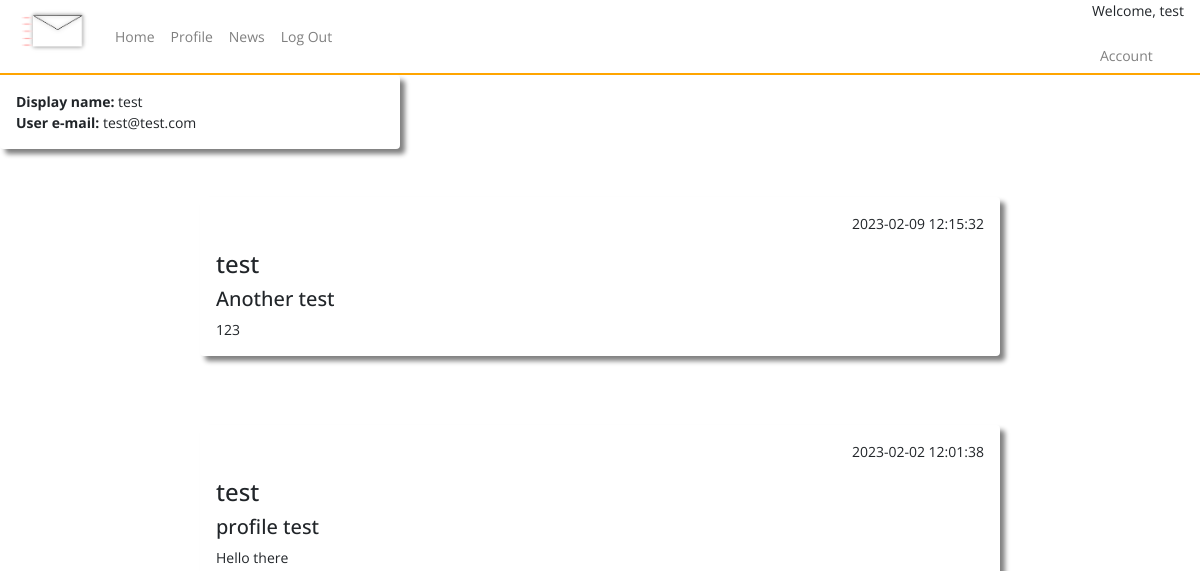
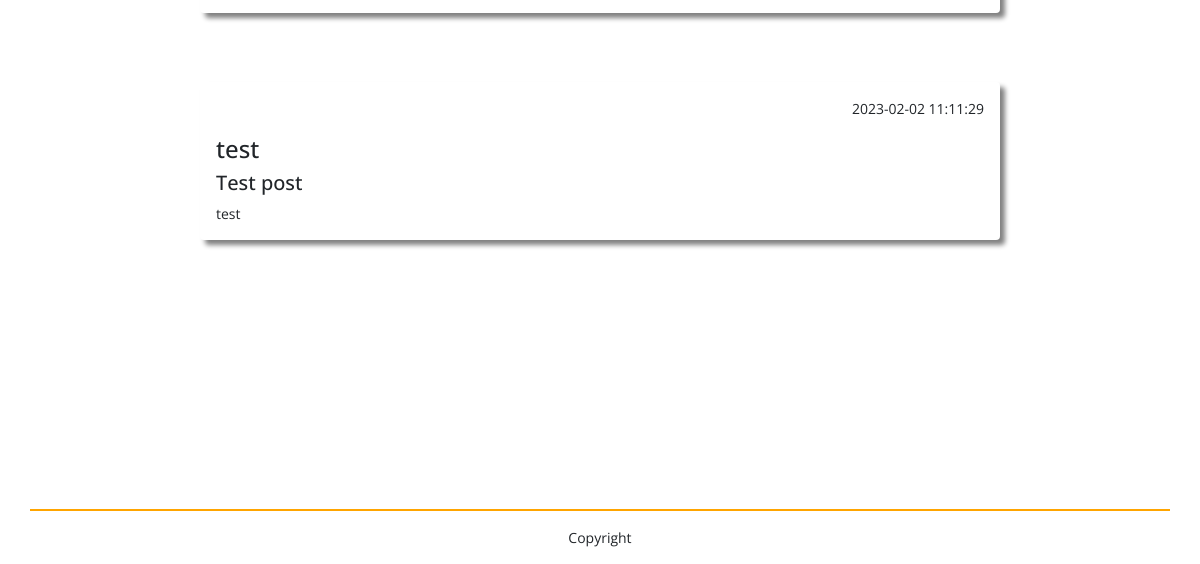
/profile (signed in), run on an earlier commit of the app's database (2 pictures, top to bottom).
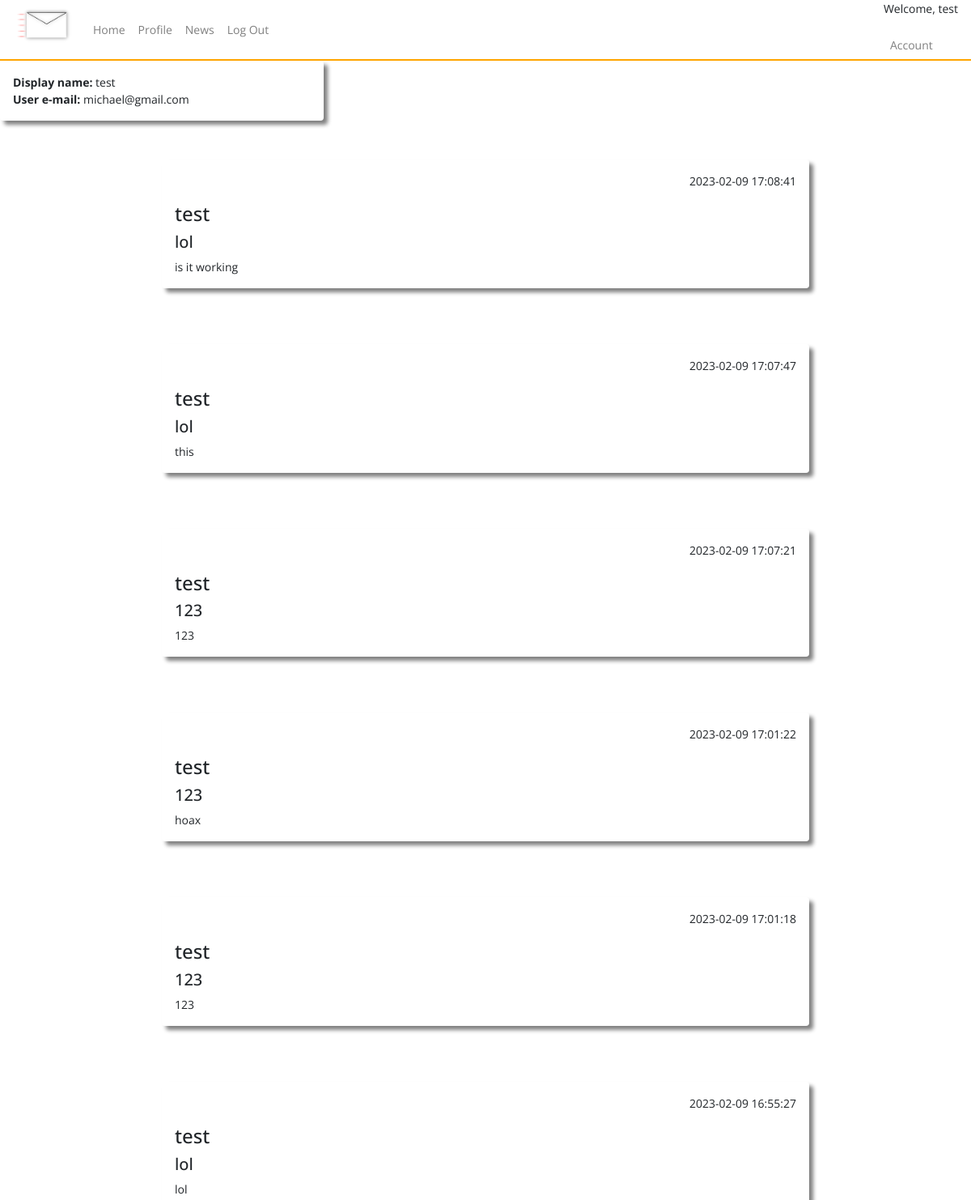
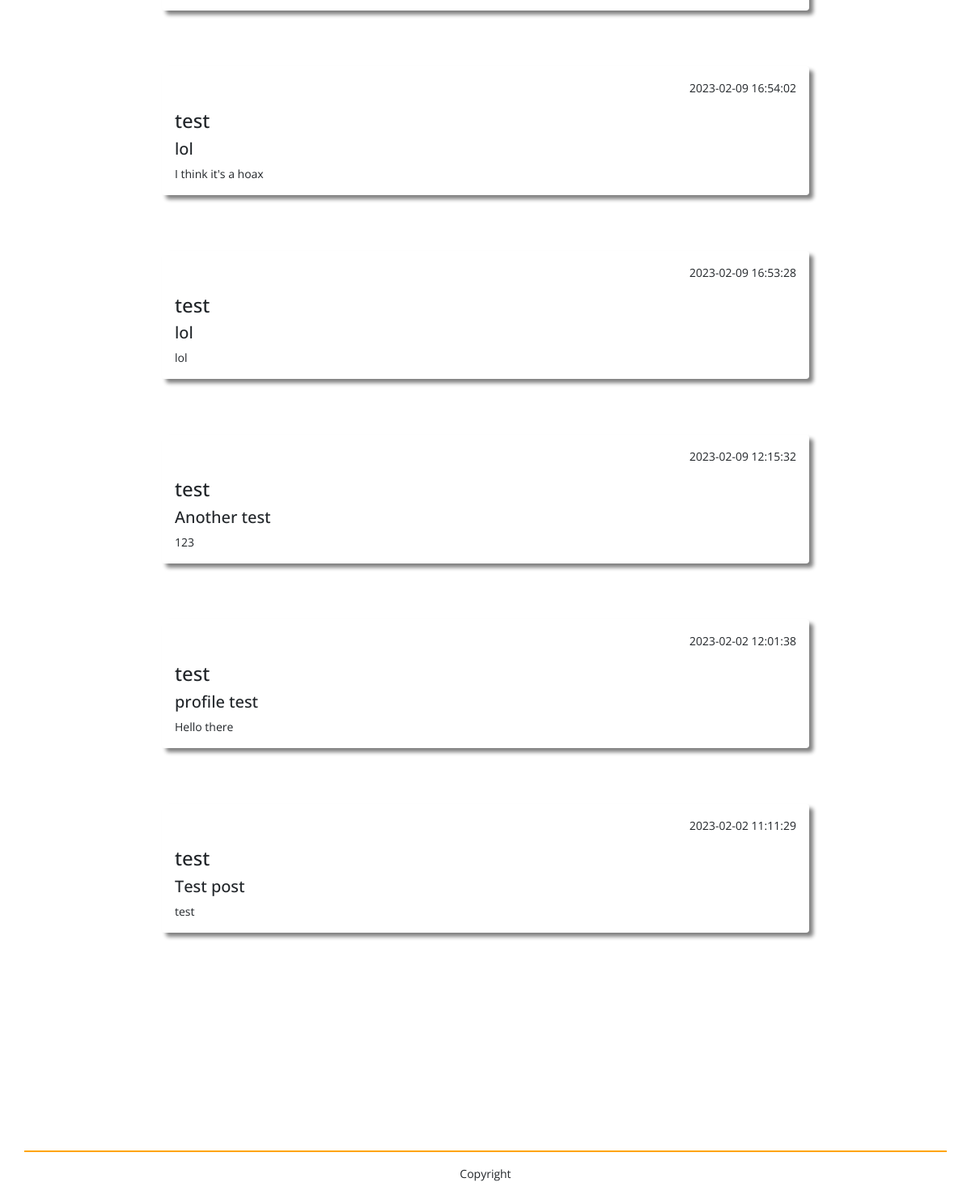
And on a later commit of the database (2 pictures, top to bottom).
### tables this page shows
CREATE TABLE users (
    ID INTEGER PRIMARY KEY AUTOINCREMENT,
    username TEXT NOT NULL,
    password TEXT NOT NULL,
    email TEXT NOT NULL UNIQUE
, user_type VARCHAR, whitelisted text, blacklisted text);

CREATE TABLE posts (
    ID INTEGER PRIMARY KEY AUTOINCREMENT,
    title TEXT NOT NULL,
    content TEXT NOT NULL,
    by_user TEXT NOT NULL,
    created_at timestamp default current_timestamp
, userID integer);

### app.py (the view)
@app.route("/profile")
def profile():
    if not session.get('username'):
        return redirect(url_for('home'))
    user=query_db('SELECT * FROM users WHERE username = ?', [session['username']], True)
    user_posts=query_db('SELECT * FROM posts WHERE by_user = ? ORDER BY created_at DESC', [session['username']])
    return render_template('profile.html', user = user, user_posts = user_posts)

### app.py (called while the page is built)
def query_db(query, args=(), one=False):
    con = g._database = sqlite3.connect(DATABASE)
    con.row_factory = sqlite3.Row
    cur = con.execute(query, args)
    rv = cur.fetchall()
    cur.close()
    return (rv[0] if rv else None) if one else rv

### templates/profile.html (shortened to what this page needs)
{% include "layout.html" %}
{% include "nav.html" %}
<div class="container-fluid">
    <div class="row h-500">
        <div class="col-4 shadow p-3 mb-5 rounded">
            <b>Display name:</b> {{ user.username }}<br>
            <b>User e-mail:</b> {{ user.email }}
        </div>
    </div>
    {% for user_post in user_posts %}
    <div class="shadow mx-auto posts p-3 mb-5 rounded">
    <p align="right">{{  user_post.created_at  }}</p>
    <h4>{{ user_post.by_user }}</h4>
    <h5>{{ user_post.title }}</h5>
    {{ user_post.content }}<br/>
    </div>
    <br/>
    {% endfor %}
</div>
{% include "footer.html" %}

### templates/layout.html (shortened to what this page needs)
<!doctype html>
<head>
  <link href="{{ url_for('static', filename='css/bootstrap.min.css') }}" rel="stylesheet">
  <link href="{{ url_for('static', filename='css/style.css') }}" rel="stylesheet">
  <link href="https://cdnjs.cloudflare.com/ajax/libs/toastr.js/latest/toastr.min.css" rel="stylesheet">
</head>

### templates/nav.html (shortened to what this page needs)
<nav class="navbar nav-main navbar-expand-lg navbar-light">
    <a class="navbar-brand">
      <img src="{{url_for('static', filename='assets/logo.png')}}" alt="logo" style="height: 75px;">
    </a>
    <div class="collapse navbar-collapse" id="navbarNav">
      <ul class="navbar-nav">
        <li class="nav-item">
          <a class="nav-link" href="{{ url_for('posts') }}">Home</a>
        </li>
        <li class="nav-item">
          <a class="nav-link" href="{{ url_for('profile') }}">Profile</a>
        </li>
        <li class="nav-item">
          <a class="nav-link" href="{{ url_for('news') }}">News</a>
        </li>
        <li class="nav-item">
          <a class="nav-link" href="{{ url_for('logout') }}">Log Out</a>
        </li>
      </ul>
    </div>
    <div class="welcome-session">
      <p>Welcome, {{session.username}}</p>
      <ul class="navbar-nav">
        <li class="nav-item">
          <a class="nav-link" href="{{ url_for('account_settings') }}">Account</a>
        </li>
      </ul>
    </div>
  </nav>

### templates/footer.html (shortened to what this page needs)
<footer class="page-footer font-small">
    <div class="container footer-custom text-center">
  </div>
  <div class="footer-copyright text-center py-3">Copyright</div>
  </footer>

### static/css/style.css (style rules this page uses)
.shadow { box-shadow: 5px 5px 5px grey; }
.posts { width: 800px; }
.nav-main { background-color: rgb(255, 255, 255); border-bottom: 2px solid orange; height: 75px; }
.welcome-session { text-align: right; }
.footer-custom { border-top: 2px solid orange; }
.page-footer { padding-top: 200px; }

What changed in the data, as far as the page shows it:
changed users "test": email "test@test.com" → "michael@gmail.com"
added posts: created_at "2023-02-09 17:08:41", by_user "test", title "lol", content "is it working"
added posts: created_at "2023-02-09 17:07:47", by_user "test", title "lol", content "this"
added posts: created_at "2023-02-09 17:07:21", by_user "test", title "123", content "123"
added posts: created_at "2023-02-09 17:01:22", by_user "test", title "123", content "hoax"
added posts: created_at "2023-02-09 17:01:18", by_user "test", title "123", content "123"
added posts: created_at "2023-02-09 16:55:27", by_user "test", title "lol", content "lol"
added posts: created_at "2023-02-09 16:54:02", by_user "test", title "lol", content "I think it's a hoax"
added posts: created_at "2023-02-09 16:53:28", by_user "test", title "lol", content "lol"
